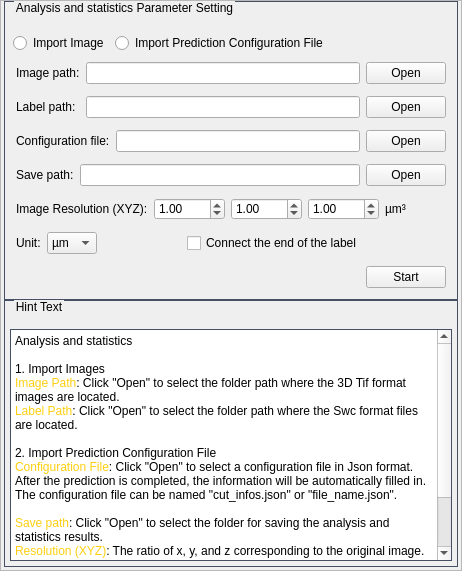
            <widget class="QFrame" name="StatisticsWidget">
             <property name="sizePolicy">
              <sizepolicy hsizetype="Expanding" vsizetype="Expanding">
               <horstretch>1</horstretch>
               <verstretch>0</verstretch>
              </sizepolicy>
             </property>
             <property name="minimumSize">
              <size>
               <width>430</width>
               <height>0</height>
              </size>
             </property>
             <property name="styleSheet">
              <string notr="true">QWidget#StatisticsWidget {
	border: 1px solid rgb(70,80,100);
}</string>
             </property>
             <property name="frameShape">
              <enum>QFrame::StyledPanel</enum>
             </property>
             <property name="frameShadow">
              <enum>QFrame::Raised</enum>
             </property>
             <layout class="QVBoxLayout" name="verticalLayout_43">
              <property name="leftMargin">
               <number>0</number>
              </property>
              <property name="topMargin">
               <number>0</number>
              </property>
              <property name="rightMargin">
               <number>0</number>
              </property>
              <property name="bottomMargin">
               <number>0</number>
              </property>
              <item>
               <layout class="QVBoxLayout" name="Statistics_verticalLayout">
                <property name="spacing">
                 <number>0</number>
                </property>
                <item>
                 <widget class="QWidget" name="statistics_func_widget" native="true">
                  <property name="sizePolicy">
                   <sizepolicy hsizetype="Preferred" vsizetype="Preferred">
                    <horstretch>0</horstretch>
                    <verstretch>5</verstretch>
                   </sizepolicy>
                  </property>
                  <layout class="QVBoxLayout" name="verticalLayout_46">
                   <property name="leftMargin">
                    <number>3</number>
                   </property>
                   <property name="topMargin">
                    <number>0</number>
                   </property>
                   <property name="rightMargin">
                    <number>3</number>
                   </property>
                   <property name="bottomMargin">
                    <number>0</number>
                   </property>
                   <item>
                    <widget class="QGroupBox" name="statistics_func_groupBox">
                     <property name="styleSheet">
                      <string notr="true">QGroupBox#statistics_func_groupBox
{
	border: 1px solid rgb(70,80,100);
	margin-top: 3.0ex;
}
QGroupBox#statistics_func_groupBox::title
{
	subcontrol-origin:margin;
	left: 10px;
}</string>
                     </property>
                     <property name="title">
                      <string>Analysis and statistics Parameter Setting</string>
                     </property>
                     <layout class="QVBoxLayout" name="verticalLayout_50">
                      <property name="leftMargin">
                       <number>3</number>
                      </property>
                      <property name="rightMargin">
                       <number>3</number>
                      </property>
                      <property name="bottomMargin">
                       <number>3</number>
                      </property>
                      <item>
                       <layout class="QVBoxLayout" name="verticalLayout_48">
                        <property name="leftMargin">
                         <number>3</number>
                        </property>
                        <property name="topMargin">
                         <number>3</number>
                        </property>
                        <property name="rightMargin">
                         <number>3</number>
                        </property>
                        <property name="bottomMargin">
                         <number>3</number>
                        </property>
                        <item>
                         <layout class="QHBoxLayout" name="horizontalLayout_14">
                          <item>
                           <widget class="QRadioButton" name="import_img_radioButton">
                            <property name="text">
                             <string>Import Image</string>
                            </property>
                           </widget>
                          </item>
                          <item>
                           <widget class="QRadioButton" name="import_cfg_radioButton">
                            <property name="text">
                             <string>Import Prediction Configuration File</string>
                            </property>
                           </widget>
                          </item>
                          <item>
                           <spacer name="horizontalSpacer_14">
                            <property name="orientation">
                             <enum>Qt::Horizontal</enum>
                            </property>
                            <property name="sizeHint" stdset="0">
                             <size>
                              <width>40</width>
                              <height>20</height>
                             </size>
                            </property>
                           </spacer>
                          </item>
                         </layout>
                        </item>
                        <item>
                         <widget class="QWidget" name="input_img_widget" native="true">
                          <layout class="QVBoxLayout" name="verticalLayout_53">
                           <property name="leftMargin">
                            <number>0</number>
                           </property>
                           <property name="topMargin">
                            <number>0</number>
                           </property>
                           <property name="rightMargin">
                            <number>0</number>
                           </property>
                           <property name="bottomMargin">
                            <number>0</number>
                           </property>
                           <item>
                            <layout class="QGridLayout" name="gridLayout_9">
                             <property name="leftMargin">
                              <number>3</number>
                             </property>
                             <property name="topMargin">
                              <number>3</number>
                             </property>
                             <property name="rightMargin">
                              <number>3</number>
                             </property>
                             <property name="bottomMargin">
                              <number>3</number>
                             </property>
                             <property name="verticalSpacing">
                              <number>12</number>
                             </property>
                             <item row="0" column="2">
                              <widget class="QPushButton" name="input_img_Button">
                               <property name="text">
                                <string>Open</string>
                               </property>
                              </widget>
                             </item>
                             <item row="1" column="1">
                              <widget class="QLineEdit" name="input_swc_lineEdit"/>
                             </item>
                             <item row="1" column="0">
                              <widget class="QLabel" name="label_28">
                               <property name="text">
                                <string>Label path:</string>
                               </property>
                              </widget>
                             </item>
                             <item row="1" column="2">
                              <widget class="QPushButton" name="input_swc_Button">
                               <property name="text">
                                <string>Open</string>
                               </property>
                              </widget>
                             </item>
                             <item row="0" column="0">
                              <widget class="QLabel" name="label_27">
                               <property name="text">
                                <string>Image path:</string>
                               </property>
                              </widget>
                             </item>
                             <item row="0" column="1">
                              <widget class="QLineEdit" name="input_img_lineEdit"/>
                             </item>
                            </layout>
                           </item>
                          </layout>
                         </widget>
                        </item>
                        <item>
                         <widget class="QWidget" name="input_cfg_widget" native="true">
                          <layout class="QVBoxLayout" name="verticalLayout_52">
                           <property name="leftMargin">
                            <number>0</number>
                           </property>
                           <property name="topMargin">
                            <number>0</number>
                           </property>
                           <property name="rightMargin">
                            <number>0</number>
                           </property>
                           <property name="bottomMargin">
                            <number>0</number>
                           </property>
                           <item>
                            <layout class="QGridLayout" name="gridLayout_10">
                             <property name="leftMargin">
                              <number>3</number>
                             </property>
                             <property name="topMargin">
                              <number>3</number>
                             </property>
                             <property name="rightMargin">
                              <number>3</number>
                             </property>
                             <property name="bottomMargin">
                              <number>3</number>
                             </property>
                             <property name="verticalSpacing">
                              <number>12</number>
                             </property>
                             <item row="0" column="0">
                              <widget class="QLabel" name="label_30">
                               <property name="text">
                                <string>Configuration file:</string>
                               </property>
                              </widget>
                             </item>
                             <item row="0" column="1">
                              <widget class="QLineEdit" name="input_cfg_lineEdit"/>
                             </item>
                             <item row="0" column="2">
                              <widget class="QPushButton" name="input_cfg_Button">
                               <property name="text">
                                <string>Open</string>
                               </property>
                              </widget>
                             </item>
                            </layout>
                           </item>
                          </layout>
                         </widget>
                        </item>
                        <item>
                         <layout class="QGridLayout" name="gridLayout_12">
                          <property name="leftMargin">
                           <number>3</number>
                          </property>
                          <property name="topMargin">
                           <number>3</number>
                          </property>
                          <property name="rightMargin">
                           <number>3</number>
                          </property>
                          <property name="bottomMargin">
                           <number>3</number>
                          </property>
                          <property name="verticalSpacing">
                           <number>12</number>
                          </property>
                          <item row="0" column="0">
                           <widget class="QLabel" name="label_32">
                            <property name="text">
                             <string>Save path:</string>
                            </property>
                           </widget>
                          </item>
                          <item row="0" column="1">
                           <widget class="QLineEdit" name="input_save_lineEdit"/>
                          </item>
                          <item row="0" column="2">
                           <widget class="QPushButton" name="input_save_Button">
                            <property name="text">
                             <string>Open</string>
                            </property>
                           </widget>
                          </item>
                         </layout>
                        </item>
                        <item>
                         <layout class="QGridLayout" name="gridLayout_11">
                          <property name="leftMargin">
                           <number>3</number>
                          </property>
                          <property name="topMargin">
                           <number>3</number>
                          </property>
                          <property name="rightMargin">
                           <number>3</number>
                          </property>
                          <property name="bottomMargin">
                           <number>3</number>
                          </property>
                          <property name="verticalSpacing">
                           <number>12</number>
                          </property>
                          <item row="0" column="3">
                           <widget class="QDoubleSpinBox" name="z_resolution_doubleSpinBox">
                            <property name="decimals">
                             <number>2</number>
                            </property>
                            <property name="maximum">
                             <double>9999.000000000000000</double>
                            </property>
                            <property name="value">
                             <double>1.000000000000000</double>
                            </property>
                           </widget>
                          </item>
                          <item row="0" column="1">
                           <widget class="QDoubleSpinBox" name="x_resolution_doubleSpinBox">
                            <property name="decimals">
                             <number>2</number>
                            </property>
                            <property name="maximum">
                             <double>9999.000000000000000</double>
                            </property>
                            <property name="value">
                             <double>1.000000000000000</double>
                            </property>
                           </widget>
                          </item>
                          <item row="0" column="5">
                           <spacer name="horizontalSpacer_15">
                            <property name="orientation">
                             <enum>Qt::Horizontal</enum>
                            </property>
                            <property name="sizeHint" stdset="0">
                             <size>
                              <width>40</width>
                              <height>20</height>
                             </size>
                            </property>
                           </spacer>
                          </item>
                          <item row="0" column="2">
                           <widget class="QDoubleSpinBox" name="y_resolution_doubleSpinBox">
                            <property name="decimals">
                             <number>2</number>
                            </property>
                            <property name="maximum">
                             <double>9999.000000000000000</double>
                            </property>
                            <property name="value">
                             <double>1.000000000000000</double>
                            </property>
                           </widget>
                          </item>
                          <item row="0" column="0">
                           <widget class="QLabel" name="label_31">
                            <property name="text">
                             <string>Image Resolution (XYZ):</string>
                            </property>
                           </widget>
                          </item>
                          <item row="0" column="4">
                           <widget class="QLabel" name="unit_label">
                            <property name="text">
                             <string>µm³</string>
                            </property>
                           </widget>
                          </item>
                         </layout>
                        </item>
                        <item>
                         <layout class="QHBoxLayout" name="horizontalLayout_18">
                          <property name="leftMargin">
                           <number>3</number>
                          </property>
                          <property name="topMargin">
                           <number>3</number>
                          </property>
                          <property name="rightMargin">
                           <number>3</number>
                          </property>
                          <property name="bottomMargin">
                           <number>3</number>
                          </property>
                          <item>
                           <widget class="QLabel" name="label_29">
                            <property name="text">
                             <string>Unit:</string>
                            </property>
                           </widget>
                          </item>
                          <item>
                           <widget class="QComboBox" name="unit_comboBox">
                            <item>
                             <property name="text">
                              <string>µm</string>
                             </property>
                            </item>
                            <item>
                             <property name="text">
                              <string>mm</string>
                             </property>
                            </item>
                           </widget>
                          </item>
                          <item>
                           <spacer name="horizontalSpacer_17">
                            <property name="orientation">
                             <enum>Qt::Horizontal</enum>
                            </property>
                            <property name="sizeHint" stdset="0">
                             <size>
                              <width>40</width>
                              <height>20</height>
                             </size>
                            </property>
                           </spacer>
                          </item>
                          <item>
                           <widget class="QCheckBox" name="connect_checkBox">
                            <property name="text">
                             <string>Connect the end of the label</string>
                            </property>
                           </widget>
                          </item>
                          <item>
                           <spacer name="horizontalSpacer_18">
                            <property name="orientation">
                             <enum>Qt::Horizontal</enum>
                            </property>
                            <property name="sizeHint" stdset="0">
                             <size>
                              <width>40</width>
                              <height>20</height>
                             </size>
                            </property>
                           </spacer>
                          </item>
                         </layout>
                        </item>
                        <item>
                         <spacer name="verticalSpacer_4">
                          <property name="orientation">
                           <enum>Qt::Vertical</enum>
                          </property>
                          <property name="sizeHint" stdset="0">
                           <size>
                            <width>20</width>
                            <height>40</height>
                           </size>
                          </property>
                         </spacer>
                        </item>
                        <item>
                         <layout class="QHBoxLayout" name="horizontalLayout_16">
                          <property name="leftMargin">
                           <number>3</number>
                          </property>
                          <property name="topMargin">
                           <number>3</number>
                          </property>
                          <property name="rightMargin">
                           <number>3</number>
                          </property>
                          <property name="bottomMargin">
                           <number>3</number>
                          </property>
                          <item>
                           <spacer name="horizontalSpacer_16">
                            <property name="orientation">
                             <enum>Qt::Horizontal</enum>
                            </property>
                            <property name="sizeHint" stdset="0">
                             <size>
                              <width>40</width>
                              <height>20</height>
                             </size>
                            </property>
                           </spacer>
                          </item>
                          <item>
                           <widget class="QPushButton" name="statistics_start_Button">
                            <property name="text">
                             <string>Start</string>
                            </property>
                           </widget>
                          </item>
                         </layout>
                        </item>
                       </layout>
                      </item>
                     </layout>
                    </widget>
                   </item>
                  </layout>
                 </widget>
                </item>
                <item>
                 <widget class="QWidget" name="statistics_info_widget" native="true">
                  <property name="sizePolicy">
                   <sizepolicy hsizetype="Preferred" vsizetype="Preferred">
                    <horstretch>0</horstretch>
                    <verstretch>7</verstretch>
                   </sizepolicy>
                  </property>
                  <layout class="QVBoxLayout" name="verticalLayout_47">
                   <property name="leftMargin">
                    <number>3</number>
                   </property>
                   <property name="topMargin">
                    <number>0</number>
                   </property>
                   <property name="rightMargin">
                    <number>3</number>
                   </property>
                   <property name="bottomMargin">
                    <number>3</number>
                   </property>
                   <item>
                    <widget class="QGroupBox" name="statistics_info_groupBox">
                     <property name="styleSheet">
                      <string notr="true">QGroupBox#statistics_info_groupBox
{
	border: 1px solid rgb(70,80,100);
	margin-top: 3.0ex;
}
QGroupBox#statistics_info_groupBox::title
{
	subcontrol-origin:margin;
	left: 10px;
}</string>
                     </property>
                     <property name="title">
                      <string>Hint Text</string>
                     </property>
                     <layout class="QVBoxLayout" name="verticalLayout_51">
                      <property name="leftMargin">
                       <number>3</number>
                      </property>
                      <property name="rightMargin">
                       <number>3</number>
                      </property>
                      <property name="bottomMargin">
                       <number>3</number>
                      </property>
                      <item>
                       <layout class="QVBoxLayout" name="verticalLayout_49">
                        <item>
                         <widget class="QTextBrowser" name="statistics_info_textBrowser">
                          <property name="styleSheet">
                           <string notr="true">QTextBrowser#statistics_info_textBrowser {
	border: 1px solid rgb(70,80,100);
}</string>
                          </property>
                          <property name="html">
                           <string>&lt;!DOCTYPE HTML PUBLIC &quot;-//W3C//DTD HTML 4.0//EN&quot; &quot;http://www.w3.org/TR/REC-html40/strict.dtd&quot;&gt;
&lt;html&gt;&lt;head&gt;&lt;meta name=&quot;qrichtext&quot; content=&quot;1&quot; /&gt;&lt;style type=&quot;text/css&quot;&gt;
p, li { white-space: pre-wrap; }
&lt;/style&gt;&lt;/head&gt;&lt;body style=&quot; font-family:'微软雅黑'; font-size:9pt; font-weight:400; font-style:normal;&quot;&gt;
&lt;p style=&quot; margin-top:0px; margin-bottom:0px; margin-left:0px; margin-right:0px; -qt-block-indent:0; text-indent:0px;&quot;&gt;Analysis and statistics &lt;/p&gt;
&lt;p style=&quot;-qt-paragraph-type:empty; margin-top:0px; margin-bottom:0px; margin-left:0px; margin-right:0px; -qt-block-indent:0; text-indent:0px;&quot;&gt;&lt;br /&gt;&lt;/p&gt;
&lt;p style=&quot; margin-top:0px; margin-bottom:0px; margin-left:0px; margin-right:0px; -qt-block-indent:0; text-indent:0px;&quot;&gt;1. Import Images&lt;/p&gt;
&lt;p style=&quot; margin-top:0px; margin-bottom:0px; margin-left:0px; margin-right:0px; -qt-block-indent:0; text-indent:0px;&quot;&gt;&lt;span style=&quot; color:#ffcf0f;&quot;&gt;Image Path&lt;/span&gt;: Click &amp;quot;Open&amp;quot; to select the folder path where the 3D Tif format images are located.&lt;/p&gt;
&lt;p style=&quot; margin-top:0px; margin-bottom:0px; margin-left:0px; margin-right:0px; -qt-block-indent:0; text-indent:0px;&quot;&gt;&lt;span style=&quot; color:#ffcf0f;&quot;&gt;Label Path&lt;/span&gt;: Click &amp;quot;Open&amp;quot; to select the folder path where the Swc format files are located. &lt;/p&gt;
&lt;p style=&quot;-qt-paragraph-type:empty; margin-top:0px; margin-bottom:0px; margin-left:0px; margin-right:0px; -qt-block-indent:0; text-indent:0px;&quot;&gt;&lt;br /&gt;&lt;/p&gt;
&lt;p style=&quot; margin-top:0px; margin-bottom:0px; margin-left:0px; margin-right:0px; -qt-block-indent:0; text-indent:0px;&quot;&gt;2. Import Prediction Configuration File&lt;/p&gt;
&lt;p style=&quot; margin-top:0px; margin-bottom:0px; margin-left:0px; margin-right:0px; -qt-block-indent:0; text-indent:0px;&quot;&gt;&lt;span style=&quot; color:#ffcf0f;&quot;&gt;Configuration File&lt;/span&gt;: Click &amp;quot;Open&amp;quot; to select a configuration file in Json format. After the prediction is completed, the information will be automatically filled in. The configuration file can be named &amp;quot;cut_infos.json&amp;quot; or &amp;quot;file_name.json&amp;quot;. &lt;/p&gt;
&lt;p style=&quot;-qt-paragraph-type:empty; margin-top:0px; margin-bottom:0px; margin-left:0px; margin-right:0px; -qt-block-indent:0; text-indent:0px;&quot;&gt;&lt;br /&gt;&lt;/p&gt;
&lt;p style=&quot; margin-top:0px; margin-bottom:0px; margin-left:0px; margin-right:0px; -qt-block-indent:0; text-indent:0px;&quot;&gt;&lt;span style=&quot; color:#ffcf0f;&quot;&gt;Save path&lt;/span&gt;: Click &amp;quot;Open&amp;quot; to select the folder for saving the analysis and statistics results.&lt;/p&gt;
&lt;p style=&quot; margin-top:0px; margin-bottom:0px; margin-left:0px; margin-right:0px; -qt-block-indent:0; text-indent:0px;&quot;&gt;&lt;span style=&quot; color:#ffcf0f;&quot;&gt;Resolution (XYZ)&lt;/span&gt;: The ratio of x, y, and z corresponding to the original image.&lt;/p&gt;
&lt;p style=&quot; margin-top:0px; margin-bottom:0px; margin-left:0px; margin-right:0px; -qt-block-indent:0; text-indent:0px;&quot;&gt;&lt;span style=&quot; color:#ffcf0f;&quot;&gt;Unit&lt;/span&gt;: Set the unit.&lt;/p&gt;
&lt;p style=&quot; margin-top:0px; margin-bottom:0px; margin-left:0px; margin-right:0px; -qt-block-indent:0; text-indent:0px;&quot;&gt;&lt;span style=&quot; color:#ffcf0f;&quot;&gt;Connect the end of the label&lt;/span&gt;: Connect the endpoints of adjacent different tree branches.&lt;/p&gt;
&lt;p style=&quot; margin-top:0px; margin-bottom:0px; margin-left:0px; margin-right:0px; -qt-block-indent:0; text-indent:0px;&quot;&gt;Click &amp;quot;Start&amp;quot; to begin.&lt;/p&gt;
&lt;p style=&quot;-qt-paragraph-type:empty; margin-top:0px; margin-bottom:0px; margin-left:0px; margin-right:0px; -qt-block-indent:0; text-indent:0px;&quot;&gt;&lt;br /&gt;&lt;/p&gt;&lt;/body&gt;&lt;/html&gt;</string>
                          </property>
                         </widget>
                        </item>
                       </layout>
                      </item>
                     </layout>
                    </widget>
                   </item>
                  </layout>
                 </widget>
                </item>
               </layout>
              </item>
             </layout>
            </widget>
